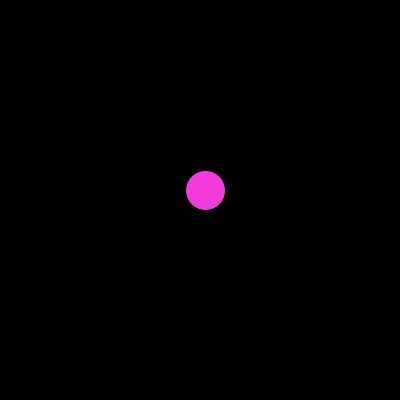
Frame 1 (no input)
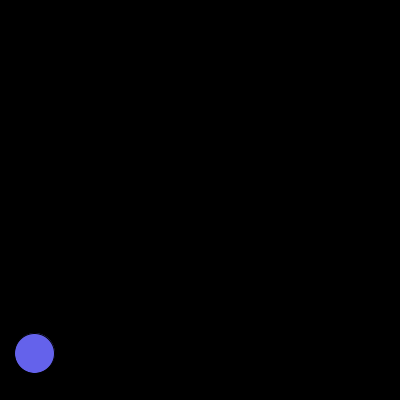
Frame 60 (the mouse pressed at the canvas centre just before this capture)
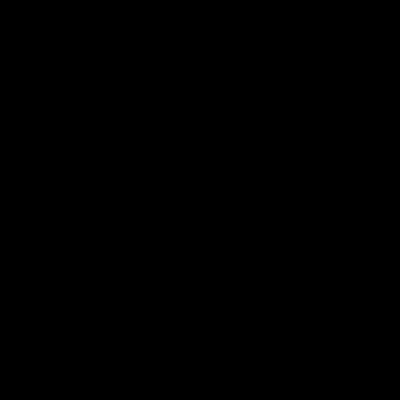
Frame 120 (the mouse held since frame 60 and released just before this capture)

The Processing sketch that drew these frames (run headless with seeded random() and noise(); from frame 60 on, the mouse is pressed at the canvas centre):

// Processing sketch: uppgift_3
// ── uppgift_3.pde
float x = 200;
float y = 200;

void setup() {
  size(400, 400);
  frameRate(5);
}
 
void draw() {
  background(0);
  float random1 = random(-20,20);
  float random2 = random(-20,20);
  x += random1;
  y += random2;
  float R =random(0,255);
  float G =random(0,255);
  float B =random(0,255);
  fill(R,G,B);
  ellipse(x, y, 40, 40);
}
